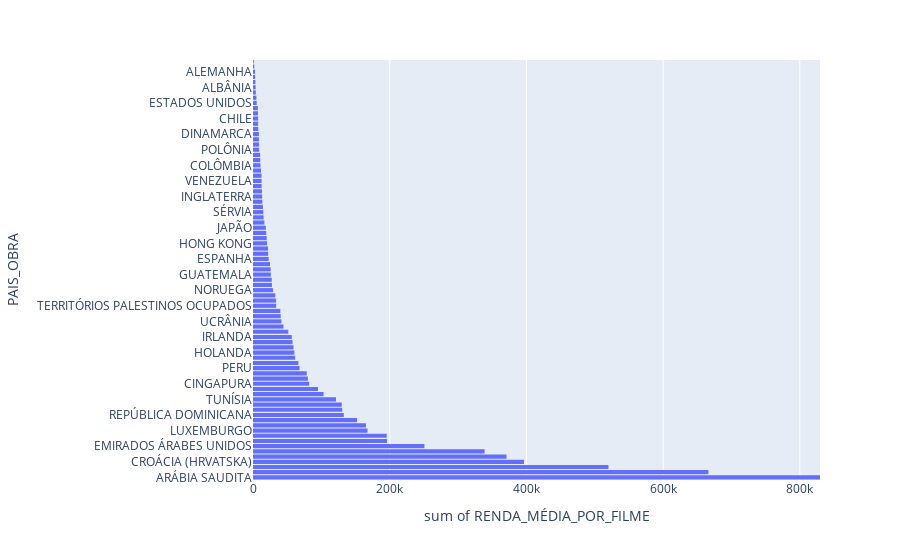

The code cell stored with this chart in its notebook:
### Code cell
quant_renda.sort_values('RENDA_MÉDIA_POR_FILME', ascending=False).plot(x='RENDA_MÉDIA_POR_FILME', y='PAIS_OBRA', kind='hist')

### Figure 1 — Plotly figure (JSON) as saved in the notebook; plotly's stock layout.template omitted (floating-point values rounded to 4 significant figures)
{"data": [{"alignmentgroup": "True", "bingroup": "y", "histfunc": "sum", "hovertemplate": "sum of RENDA_MÉDIA_POR_FILME=%{x}<br>PAIS_OBRA=%{y}<extra></extra>", "legendgroup": "", "marker": {"color": "#636efa", "pattern": {"shape": ""}}, "name": "", "offsetgroup": "", "orientation": "h", "showlegend": false, "type": "histogram", "x": [4947484, 666200.0, 520000.0, 396400.0, 370900.0, 338800.0, 250800.0, 196100.0, 195600.0, 167500.0, 165200.0, 152200.0, 132800.0, 130600.0, 129800.0, 121500.0, 103200.0, 95140.0, 82190.0, 80210.0, 78630.0, 68120.0, 66390.0, 61750.0, 60530.0, 59290.0, 57790.0, 56730.0, 51680.0, 44600.0, 41580.0, 40560.0, 39960.0, 33870.0, 33860.0, 32610.0, 29200.0, 27670.0, 27420.0, 26090.0, 25850.0, 24930.0, 22920.0, 22180.0, 22020.0, 20560.0, 19990.0, 19320.0, 18790.0, 16680.0, 15490.0, 15130.0, 14510.0, 13660.0, 13350.0, 13070.0, 12580.0, 12510.0, 12432, 11690.0, 10910.0, 10640.0, 10500.0, 8953.0, 8836.0, 8708.0, 8667.0, 7709.0, 7543.0, 7515.0, 7350.0, 7120.0, 5382.0, 4963.0, 4078.0, 3922, 3522.0, 3130.0, 3038.0, 1872.0, 1219.0, 932.9, 869.5], "xaxis": "x", "y": ["ARÁBIA SAUDITA", "INDONÉSIA", "MÔNACO", "CROÁCIA (HRVATSKA)", "PANAMÁ", "BUTÃO", "EMIRADOS ÁRABES UNIDOS", "MALÁSIA", "BELARUS (BIELORUSSIA)", "LUXEMBURGO", "LÍBANO", "CHINA", "REPÚBLICA DOMINICANA", "PARAGUAI", "ÁFRICA DO SUL", "TUNÍSIA", "CORÉIA DO NORTE", "FINLÂNDIA", "CINGAPURA", "REPÚBLICA TCHECA", "NOVA ZELÂNDIA", "PERU", "AUSTRÁLIA", "ÍNDIA", "HOLANDA", "HUNGRIA", "ISLÂNDIA", "IRLANDA", "CHADE", "CANADÁ", "UCRÂNIA", "ESTÔNIA", "IRAQUE", "TERRITÓRIOS PALESTINOS OCUPADOS", "CAMBOJA", "IÊMEN", "NORUEGA", "SUÉCIA", "ESLOVÊNIA", "GUATEMALA", "IRÃ", "AFEGANISTÃO", "ESPANHA", "CORÉIA DO SUL", "RÚSSIA", "HONG KONG", "ÁUSTRIA", "BULGÁRIA", "JAPÃO", "CUBA", "SUÍÇA", "SÉRVIA", "GRÉCIA", "EGITO", "INGLATERRA", "REINO UNIDO", "ROMÊNIA", "VENEZUELA", "TAIWAN", "URUGUAI", "COLÔMBIA", "BÓSNIA-HERZEGÓVINA", "ARGÉLIA", "POLÔNIA", "ISRAEL", "TURQUIA", "DINAMARCA", "ESLOVÁQUIA", "MÉXICO", "CHILE", "COSTA RICA", "ITÁLIA", "ESTADOS UNIDOS", "BÉLGICA", "ARGENTINA", "ALBÂNIA", "CONGO", "MACEDÔNIA (REPÚBLICA YUGOSLAVA)", "ALEMANHA", "PORTUGAL", "FRANÇA", "FILIPINAS", "BRASIL"], "yaxis": "y"}], "layout": {"autosize": true, "barmode": "relative", "legend": {"tracegroupgap": 0}, "margin": {"t": 60}, "xaxis": {"anchor": "y", "autorange": false, "domain": [0, 1], "range": [0, 829500.0], "title": {"text": "sum of RENDA_MÉDIA_POR_FILME"}, "type": "linear"}, "yaxis": {"anchor": "x", "autorange": false, "domain": [0, 1], "range": [-0.5, 80.25], "title": {"text": "PAIS_OBRA"}, "type": "category"}}}
